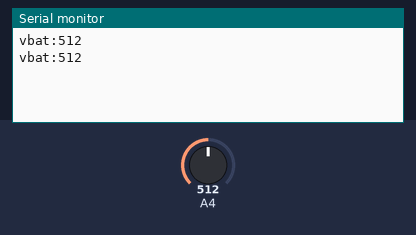
A sketch run on a simulated Arduino Mega 2560, built with avr-gcc and run on an emulated ATmega2560. Shown: the last lines printed to the serial monitor. The inputs (shaded band) are chosen by the test bench; at power-on: A4 = 512.

Above: at 1.8 s.
1.9 s: A4 set to 716
At 2.8 s:
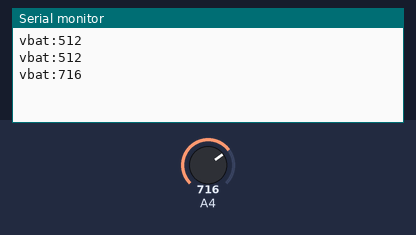
3.4 s: A4 set to 900
At 4.8 s:
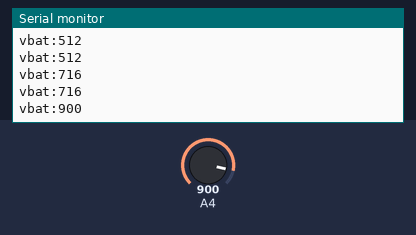
Timing chart, 0 to 6.4 s (numbered marks = the images above; inputs shaded):
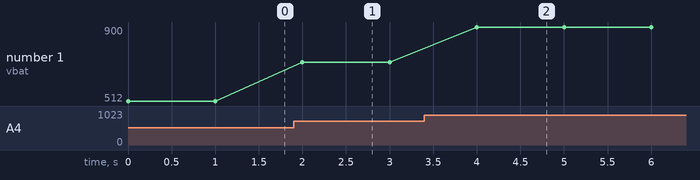

Measured:
- after the input at 1.9 s, the serial monitor: prints a new line after 0.10 s (image 1)
- after the input at 3.4 s, the serial monitor: prints a new line after 0.60 s (image 2)
- plotted number 1: 512 → 716 after the input at 1.9 s, 716 → 900 after the input at 3.4 s

The sketch:

leitura_de_bateria.ino
```cpp
#define batpin 36

int vbat = 0;

void setup() {
  // put your setup code here, to run once:
  Serial.begin(9600);
  pinMode(batpin, INPUT);
}

void loop() {
  // put your main code here, to run repeatedly:
  vbat = analogRead(batpin);
  Serial.println("vbat:" + String(vbat));
  delay(1000);
}
```
